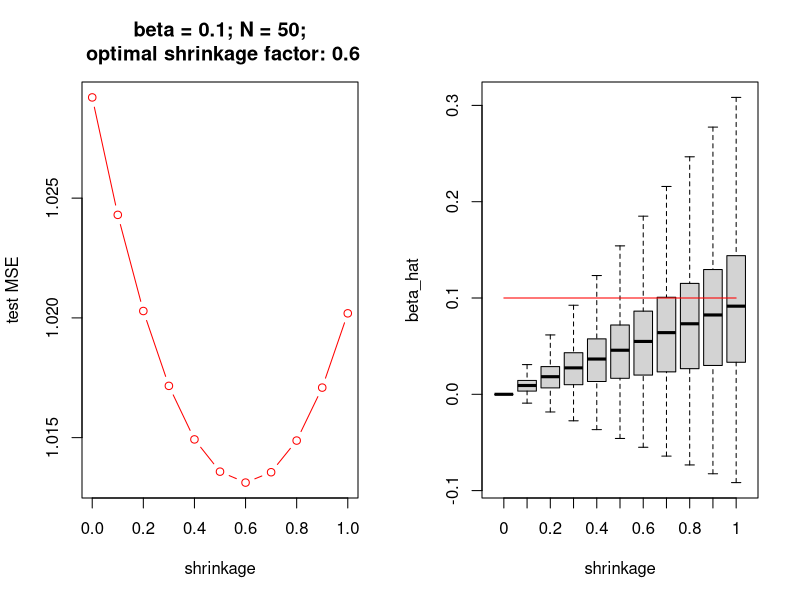
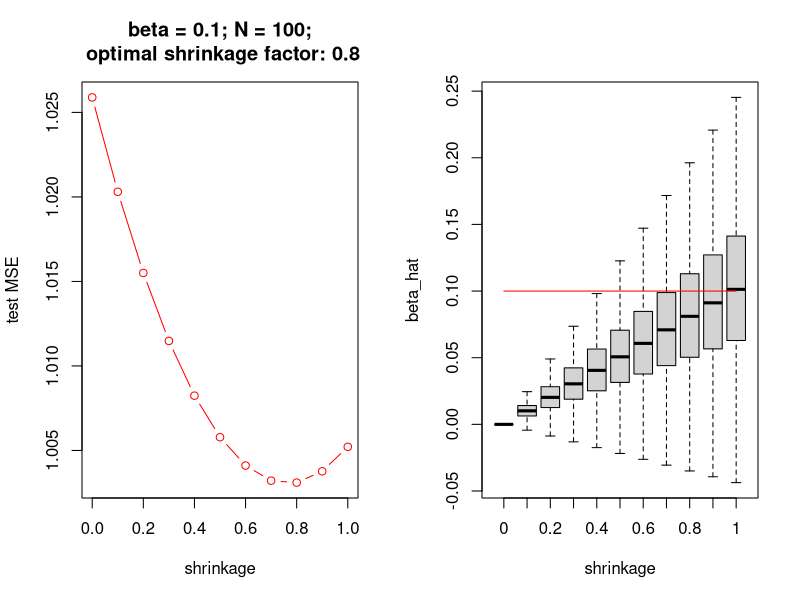

Here is the R script that generated these plots, in order:
## function for exercise 1, see exercise document for description
make_ex_1 = function(beta = .1, n_train = 50) {
  n_reps = 100
  shrinkage = seq(0, 1, by = 0.1)
  mse = beta_hats = matrix(0, nrow = n_reps, ncol = length(shrinkage))
  colnames(mse) = colnames(beta_hats) = shrinkage
  set.seed(123)
  for (i in 1:n_reps) {
    ## generate training data
    x = runif(n_train, min = -3, max = 3)
    y = beta * x + rnorm(n_train)

    ## fit OLS and get parameter estimates
    fit = lm(y ~ 0 + x)
    b_ols = coef(fit)

    ## generate test data:
    xtest = runif(10000, min = -3, max = 3)
    ytest = beta * xtest + rnorm(1000)
    ## apply shrinkage and obtain predictions
    for (s in 1:length(shrinkage)) {
      ## generate predictions for test observations
      ypred = xtest * shrinkage[s] * b_ols
      mse[i, s] = mean((ytest - ypred)^2)
      beta_hats[i, s] = shrinkage[s] * b_ols
    }
  }
  par(mfrow = c(1, 2))
  min_id = which(colMeans(mse) == min(colMeans(mse)))
  ## Plot MSE versus shrinkage
  plot(
    x = shrinkage, y = colMeans(mse), type = "b",
    col = "red", xlab = "shrinkage", ylab = "test MSE",
    main = paste0(
      "beta = ", beta, "; N = ", n_train,
      ";\n optimal shrinkage factor: ",
      shrinkage[min_id]
    )
  )
  ## Plot distributions of beta estimates (add line for true value)
  boxplot(beta_hats, xlab = "shrinkage", ylab = "beta_hat", outline = FALSE)
  lines(c(1, 11), c(beta, beta), col = "red")
  ## Compute variance of the estimates
  bias_est = colMeans(mse)
  var_est = round(apply(beta_hats, 2, var), digits = 3)
  epe_est = bias_est + var_est
  return(list(optimal_s = shrinkage[min_id], bias = bias_est, var = var_est, epe = epe_est))
}
result1 = make_ex_1()
result2 = make_ex_1(n_train = 100)